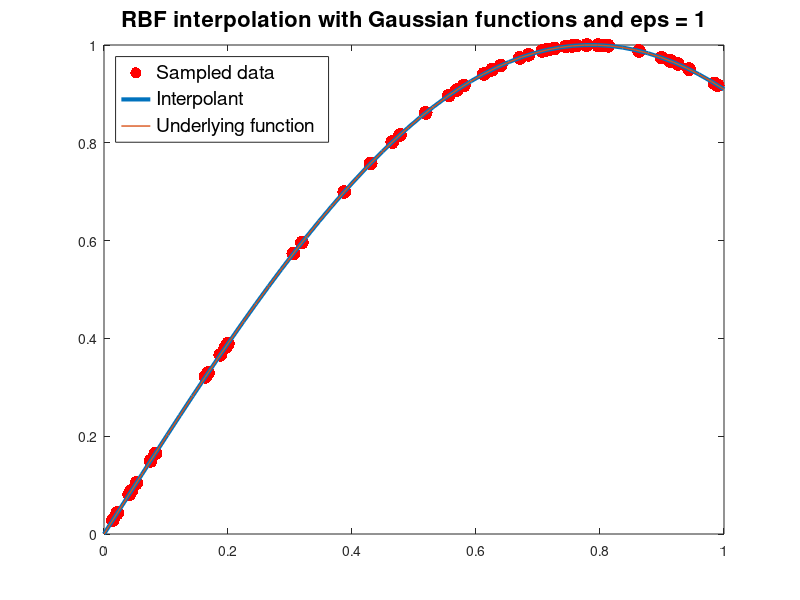

Recreate this plot in MATLAB.
%% Radial Basis Functions Method from Scratch
%
%% Grid
N = 50;   Ne = 50;         % Sizes of sampling and plotting grid
x = rand(N, 1);           % Sampling grid
xe = linspace(0, 1, Ne);  % Plotting grid
fun = @(x) sin(2*x);      % Underlying function
f = fun(x);               % Grid values
%% Radial Basis Interpolation
phi = @(ep, r) exp(-ep^2*r.^2);
eps = 1;

[X1, X2] = meshgrid(x);

%%
A = phi(eps, abs(x-x'));
%A = phi(eps, abs(X2 - X1));
lam = A\f;

%%
B = phi(eps, x - xe)';

fint = B*lam;

%% Plot                       
figure(1)
plot(x, f, 'r.', 'markersize', 30), hold on
plot(xe, fint, 'linewidth', 3)
plot(xe, fun(xe), '-', 'linewidth', 1), hold off
title(['RBF interpolation with Gaussian functions and eps = ',...
    num2str(eps, 1)], 'fontsize', 16)
legend({'Sampled data', 'Interpolant', 'Underlying function'},...
    'location', 'northwest', 'fontsize', 14)


%%
for eps = (1/2).^(0:8)
    A = phi(eps, abs(x-x'));
    fprintf('eps = %2.4f, condition number is %2.4e \n', eps, cond(A));
end










